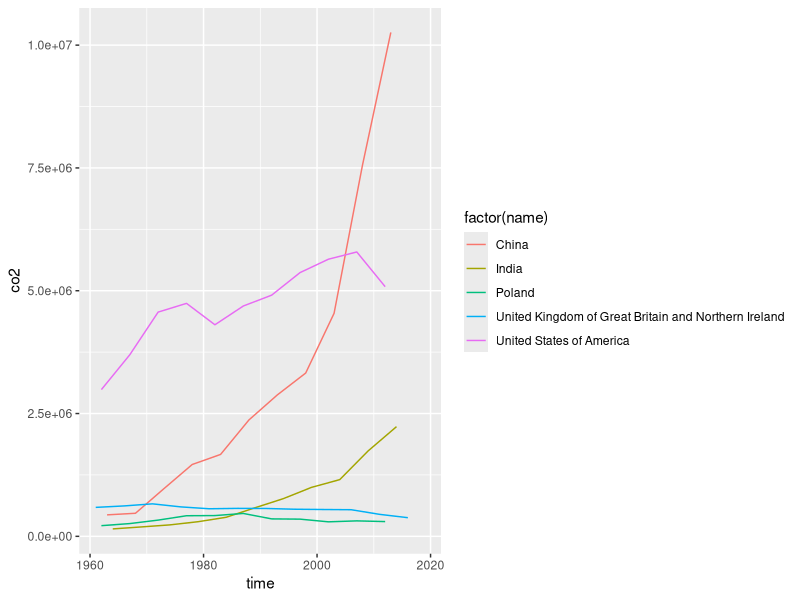
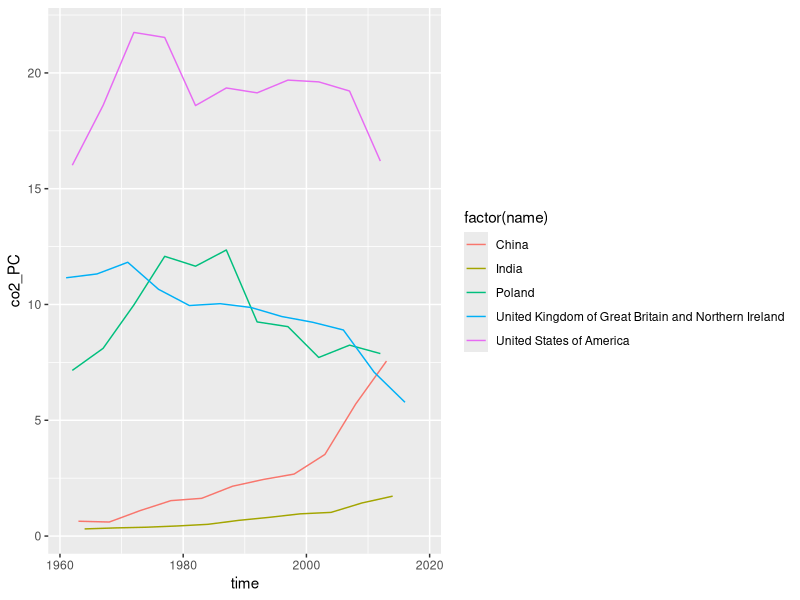

These figures' R source, in order:
## ---- chunk 1
knitr::opts_chunk$set(echo = TRUE)
## ---- chunk 2
library(tidyverse)
## ---- chunk 3
population_data <- read.delim("gapminder.csv")
nrow(population_data)
ncol(population_data)
## ---- chunk 4
sample_n(population_data, 2)
## ---- chunk 5
population_data %>% 
  group_by(name) %>% 
  filter(!is.na(name)) %>% 
  summarise(n = n_distinct(name)) %>% 
  arrange(desc(n))
## ---- chunk 6
population_data %>% 
  group_by(iso2) %>% 
  filter(!is.na(name)) %>% 
  summarise(n = n_distinct(name)) %>% 
  arrange(desc(n))
## ---- chunk 7
population_data %>% 
  group_by(iso3) %>% 
  filter(!is.na(name)) %>% 
  summarise(n = n_distinct(name)) %>% 
  arrange(desc(n))
## ---- chunk 8
population_data %>% 
  group_by(name) %>% 
  filter(iso2=="" & !is.na(name) & name!="") %>% 
  summarise(n = n_distinct(name))
## ---- chunk 9
population_data %>% 
  filter(!is.na(iso3) & name=="") %>% 
  group_by(name) %>% 
  distinct(iso3)
## ---- chunk 10
min(population_data$time, na.rm = TRUE)
max(population_data$time, na.rm = TRUE)
## ---- chunk 11
population_data %>% 
  group_by(time) %>% 
  filter(is.na(co2), is.na(co2_PC)) %>% 
  summarise(num_co2 = length(is.na(co2)),
  num_co2_pc = length(is.na(co2_PC))) %>% 
  arrange(rank(desc(num_co2)))

## ---- chunk 12
population_data %>% 
  filter(name == c("United States of America", "China", "India", "Poland", "United Kingdom of Great Britain and Northern Ireland")) %>% 
  ggplot(aes(time, co2, col=factor(name))) +
  geom_line() +
  scale_x_continuous(limits = c(min(population_data$time), max(population_data$time))) +
  scale_y_continuous(limits = c(min(population_data$co2), max(population_data$co2)))
## ---- chunk 13
population_data %>% 
  filter(name == c("United States of America", "China", "India", "Poland", "United Kingdom of Great Britain and Northern Ireland")) %>% 
  ggplot(aes(time, co2_PC, col=factor(name))) +
  geom_line() +
  scale_x_continuous(limits = c(min(population_data$time), max(population_data$time))) +
  scale_y_continuous(limits = c(min(population_data$co2_PC), max(population_data$co2_PC)))
